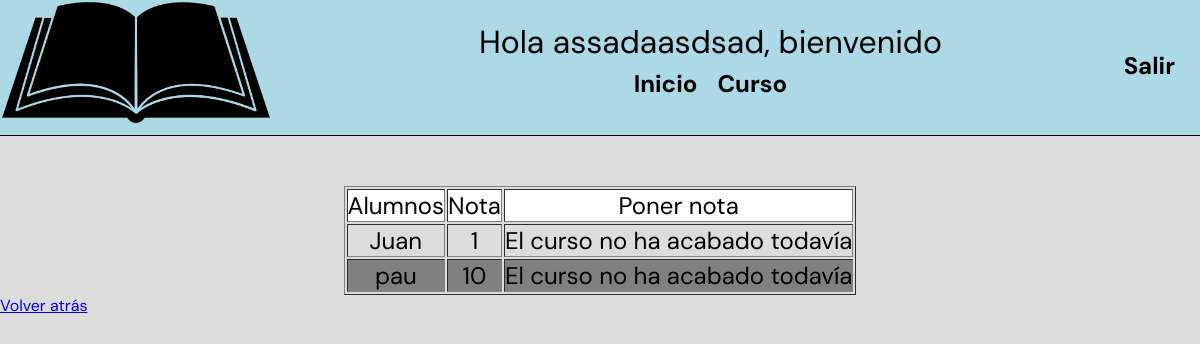
Page /Nota.php?id=1 (signed in) on the committed database.
### tables this page shows
CREATE TABLE `matriculas` (
  `Codi` int(11) NOT NULL,
  `Email_Alumnos` varchar(50) NOT NULL,
  `Nota` int(2) DEFAULT NULL
);

CREATE TABLE `alumnos` (
  `Email` varchar(50) NOT NULL,
  `DNI` varchar(9) NOT NULL,
  `Nom` text NOT NULL,
  `Password` varchar(50) NOT NULL,
  `Cognoms` text NOT NULL,
  `Edat` int(11) NOT NULL,
  `Foto` varchar(100) NOT NULL
);

### Nota.php (the view, shortened to what this page needs)
<!DOCTYPE html>
<html lang="en">
    <head>
        <link href="Nota.css" rel="stylesheet" type="text/css">
    </head>
    <body>
        <header>
                <div class="div">
                    <img src="book-png.png" alt="Logo" witdth="125px" height="125px">
                    <?php
                    if(!isset($_SESSION['rol'])){
                        ?>  <div class="headerAll">
                            <a class="header" href="SignInAdmin.php">Inicar Sessión como administrador</a><br>
                            <a class="header" href="SignIn.php">Inicar Sessión como alumno</a><br>
                            <a class="header" href="SignInProfesor.php">Inicar Sessión Como profesor</a><br>
                            <a class="header" href="SignUp.php">Registrarse</a><br>
                            <div class="header2">No has iniciado sessión</div>
                            </div>
                        <?php
                    }else if($_SESSION['rol']=='profesor'){
                        ?>
                        <div class="DivMenu">
                            <div class="inicioSession">Hola <?php echo($_SESSION['NombreHeader'])  ?>, bienvenido</div>
                            <nav>
                                <ul class="generalAll">
                                    <li><a href="index.php" class="general">Inicio</a></li>
                                    <li><a href="cursos.php" class="general">Curso</a></li>
                                </ul>
                            </nav>
                        </div>
                        <a href="SignOut.php" class="SignOut">Salir</a>
                        <?php
                    }
                    ?>
                </div>
            </header>
            <div class="content">
                <?php
                    if(isset($_SESSION['rol'])){
                        if($_SESSION['rol']=='profesor'){
                            $connection= connection();
                            $sql= "SELECT Alumnos.Nom,Alumnos.Email,matriculas.Nota,matriculas.Codi FROM Alumnos INNER JOIN matriculas ON Alumnos.Email=matriculas.Email_Alumnos WHERE matriculas.Codi= '".$_GET['id']."'";
                            if($result= mysqli_query($connection, $sql)){
                                while($row= $result->fetch_assoc()){
                                    $llista[]= $row;
                                }
                            }
                            if(isset($llista)){
                                echo "<table border>";
                                echo "<tr>";
                                echo "<td>Alumnos</td>";
                                echo "<td>Nota</td>";
                                echo "<td>Poner nota</td>";
                                echo "</tr>";
                                foreach($llista as $clave1 => $valor1){
                                    if($result= mysqli_query($connection, $sql)){
                                        $sql1= "SELECT Data_inici, Data_final FROM cursos WHERE cursos.codi = ".$valor1['Codi']."";
                                        if($result1= mysqli_query($connection, $sql1)){
                                            while($row1= $result1->fetch_assoc()){
                                                $llista1[]= $row1;
                                            }
                                        }
                                        echo "<tr>";
                                        echo "<td>".$valor1['Nom']."</td>";
                                        echo "<td>".$valor1['Nota']."</td>";
                                        if($llista1[$clave1]['Data_final']<date("Y-m-d")){
                                            echo "<td><a href='PonerNota.php?Email=".$valor1['Email']."&id=".$valor1['Codi']."  '>Poner Nota</a></td>";
                                        }
                                        else{
                                            echo "<td>El curso no ha acabado todavía</td>";
                                        }
                                        echo "</tr>";
                                    }
                                }
                                echo "</table>";
                            }else{
                                echo "No hay alumnos en este curso<br>";
                            }
                        }
                    }else{
                        echo "No deberís estar aquí<br> ";
                    }
                ?>
            </div>
            <a href="index.php">Volver atrás</a>
    </body>
</html>

### Nota.css (style rules this page uses)
* { margin: 0; padding: 0; font-family: 'DM Sans', sans-serif; }
div.div { display: flex; padding-bottom: 10px; border-bottom: 1px solid black; margin-bottom: 50px; background-color: lightblue; }
.inicioSession { font-size:xx-large; background-color: lightblue; margin: auto; text-align: center; }
.DivMenu { margin: auto; }
.generalAll { display: flex; justify-content: center; background-color: lightblue; }
.general { text-decoration: none; color: black; font-weight: bolder; font-size: x-large; background-color: lightblue; }
nav { background-color: lightblue; }
nav li { display:inline-block; padding:5px 10px; background-color: lightblue; text-align:center; color:black; }
img { background-color: lightblue; }
.SignOut { background-color: lightblue; text-decoration: none; color: black; font-size: x-large; font-weight: bold; margin-top: 50px; position: relative; right: 25px; }
body div.content { text-align: center; margin: 0px auto; display: flex; justify-content: center; font-size: x-large; }
body { background-color: #dcdcdc; }
tr:nth-child(odd) { background-color: grey; }
tr:nth-child(1) { background-color: white; }

### rows in the picture
matriculas: Email_Alumnos.Nom "Juan", Nota "1"
matriculas: Email_Alumnos.Nom "pau", Nota "10"

### other values in the picture
$_SESSION['NombreHeader'] "assadaasdsad"
